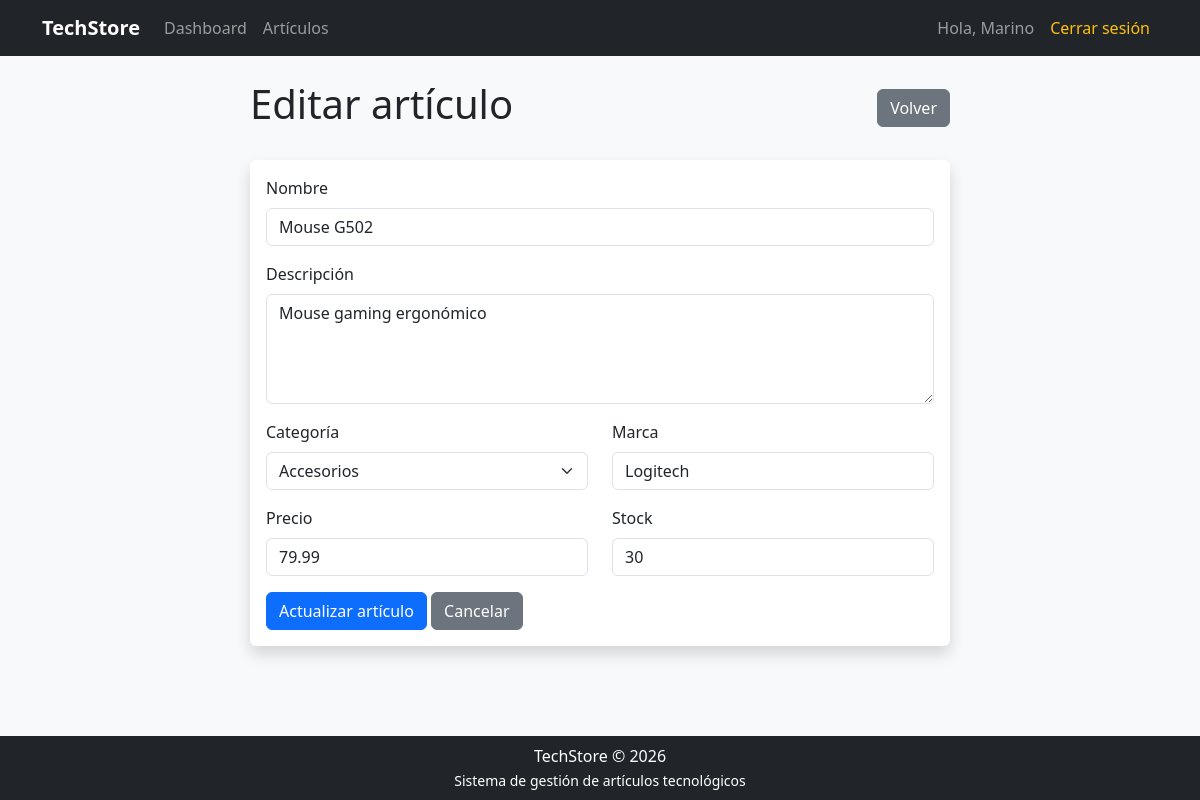
The page /editar_articulo.php?id=4 (signed in) on the database its author committed.
### tables this page shows
CREATE TABLE `articulos` (
  `id` int NOT NULL AUTO_INCREMENT,
  `nombre` varchar(150) NOT NULL,
  `descripcion` text,
  `categoria` varchar(100) NOT NULL,
  `precio` decimal(10,2) NOT NULL,
  `stock` int NOT NULL DEFAULT '0',
  `marca` varchar(100) DEFAULT NULL,
  `created_at` timestamp NULL DEFAULT CURRENT_TIMESTAMP,
  `updated_at` timestamp NULL DEFAULT CURRENT_TIMESTAMP ON UPDATE CURRENT_TIMESTAMP,
  PRIMARY KEY (`id`)
);

### config/Database.php (called while the page is built, shortened)
<?php
class Database
{
    private string $host;
    private string $username;
    private string $password;
    private string $database;
    private ?mysqli $connection = null;
    public function __construct()
    {
        $dotenv = Dotenv::createImmutable(__DIR__ . '/../');
        $this->host = $_ENV['DB_HOST'];
        $this->username = $_ENV['DB_USERNAME'];
        $this->password = $_ENV['DB_PASSWORD'];
        $this->database = $_ENV['DB_DATABASE'];
    }
    public function connect(): mysqli
    {
        if ($this->connection === null) {
            $this->connection = new mysqli(
                $this->host,
                $this->username,
                $this->password,
                $this->database
            );
            $this->connection->set_charset('utf8mb4');
        }
        return $this->connection;
    }
}

### models/Articulo.php (called while the page is built, shortened)
<?php
require_once __DIR__ . '/../config/Database.php';
class Articulo
{
    private mysqli $db;
    public function __construct()
    {
        $database = new Database();
        $this->db = $database->connect();
    }
    public function obtenerPorId(int $id): ?array
    {
        $sql = "SELECT * FROM articulos WHERE id = ?";
        $stmt = $this->db->prepare($sql);
        $stmt->bind_param('i', $id);
        $stmt->execute();
        $resultado = $stmt->get_result();
        $articulo = $resultado->fetch_assoc();
        return $articulo ?: null;
    }
}

### editar_articulo.php (the view, shortened to what this page needs)
<?php
require_once 'models/Articulo.php';
$id = filter_input(
    INPUT_GET,
    'id',
    FILTER_VALIDATE_INT
);
$articuloModel = new Articulo();
$articulo = $articuloModel->obtenerPorId($id);
require 'views/layouts/header.php';
?>
<div class="form-container">
    <div class="d-flex justify-content-between align-items-center mb-4">
        <h1>
            Editar artículo
        </h1>
        <a href="articulos.php" class="btn btn-secondary">
            Volver
        </a>
    </div>
    <div class="card shadow">
        <div class="card-body">
            <form
                action="editar_articulo.php?id=<?= (int) $id ?>"
                method="POST">
                <div class="mb-3">
                    <label for="nombre" class="form-label">
                        Nombre
                    </label>
                    <input
                        type="text"
                        class="form-control"
                        id="nombre"
                        name="nombre"
                        maxlength="150"
                        value="<?= htmlspecialchars(
                            $articulo['nombre'],
                            ENT_QUOTES,
                            'UTF-8'
                        ) ?>"
                        required>
                </div>
                <div class="mb-3">
                    <label for="descripcion" class="form-label">
                        Descripción
                    </label>
                    <textarea
                        class="form-control"
                        id="descripcion"
                        name="descripcion"
                        rows="4"
                    ><?= htmlspecialchars(
                        $articulo['descripcion'] ?? '',
                        ENT_QUOTES,
                        'UTF-8'
                    ) ?></textarea>
                </div>
                <div class="row">
                    <div class="col-md-6 mb-3">
                        <label for="categoria" class="form-label">
                            Categoría
                        </label>
                        <select
                            class="form-select"
                            id="categoria"
                            name="categoria"
                            required>
                            <?php
                            $categorias = [
                                'Laptop',
                                'Smartphone',
                                'Tablet',
                                'Monitor',
                                'Componentes',
                                'Accesorios',
                                'Impresora'
                            ];
                            foreach ($categorias as $categoriaOpcion): ?>
                                <option
                                    value="<?= htmlspecialchars(
                                        $categoriaOpcion,
                                        ENT_QUOTES,
                                        'UTF-8'
                                    ) ?>"
                                    <?= (
                                        $articulo['categoria']
                                        ===
                                        $categoriaOpcion
                                    )
                                        ? 'selected'
                                        : ''
                                    ?>
                                >
                                    <?= htmlspecialchars(
                                        $categoriaOpcion,
                                        ENT_QUOTES,
                                        'UTF-8'
                                    ) ?>
                                </option>
                            <?php endforeach; ?>
                        </select>
                    </div>
                    <div class="col-md-6 mb-3">
                        <label for="marca" class="form-label">
                            Marca
                        </label>
                        <input
                            type="text"
                            class="form-control"
                            id="marca"
                            name="marca"
                            value="<?= htmlspecialchars(
                                $articulo['marca'] ?? '',
                                ENT_QUOTES,
                                'UTF-8'
                            ) ?>"
                        >
                    </div>
                </div>
                <div class="row">
                    <div class="col-md-6 mb-3">
                        <label for="precio" class="form-label">
                            Precio
                        </label>
                        <input
                            type="number"
                            class="form-control"
                            id="precio"
                            name="precio"
                            step="0.01"
                            min="0"
                            value="<?= htmlspecialchars(
                                (string) $articulo['precio'],
                                ENT_QUOTES,
                                'UTF-8'
                            ) ?>"
                            required>
                    </div>
                    <div class="col-md-6 mb-3">
                        <label for="stock" class="form-label">
                            Stock
                        </label>
                        <input
                            type="number"
                            class="form-control"
                            id="stock"
                            name="stock"
                            min="0"
                            value="<?= (int) $articulo['stock'] ?>"
                            required>
                    </div>
                </div>
                <button type="submit" class="btn btn-primary">
                    Actualizar artículo
                </button>
                <a href="articulos.php" class="btn btn-secondary">
                    Cancelar
                </a>
            </form>
        </div>
    </div>
</div>
<?php require 'views/layouts/footer.php'; ?>

### public/css/styles.css (style rules this page uses)
body { background-color: #f8f9fa; }
.card { border: none; }
.form-container { max-width: 700px; margin: 0 auto; }

### rows shown on the page
articulos: nombre "Mouse G502", descripcion "Mouse gaming ergonómico", categoria "Accesorios", marca "Logitech", precio "79.99", stock "30"

### other values the page prints
$_SESSION['usuario_nombre'] "Marino"
